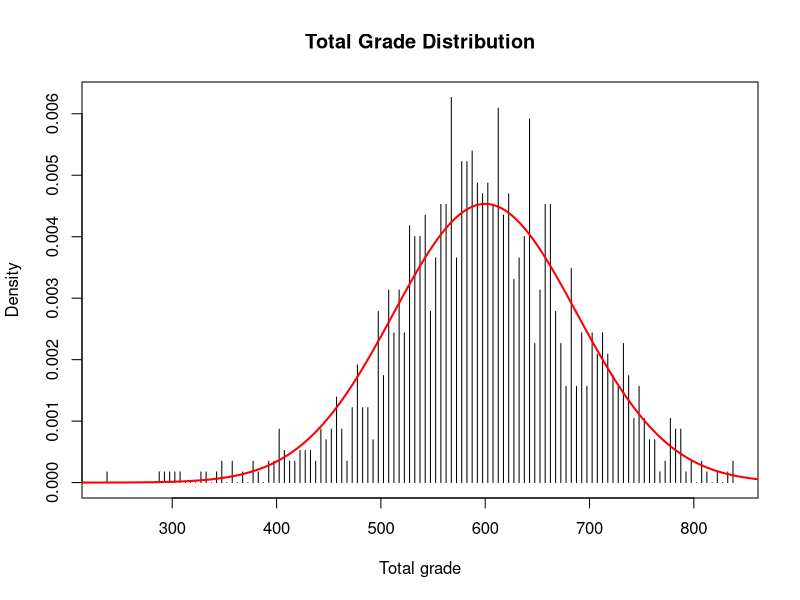
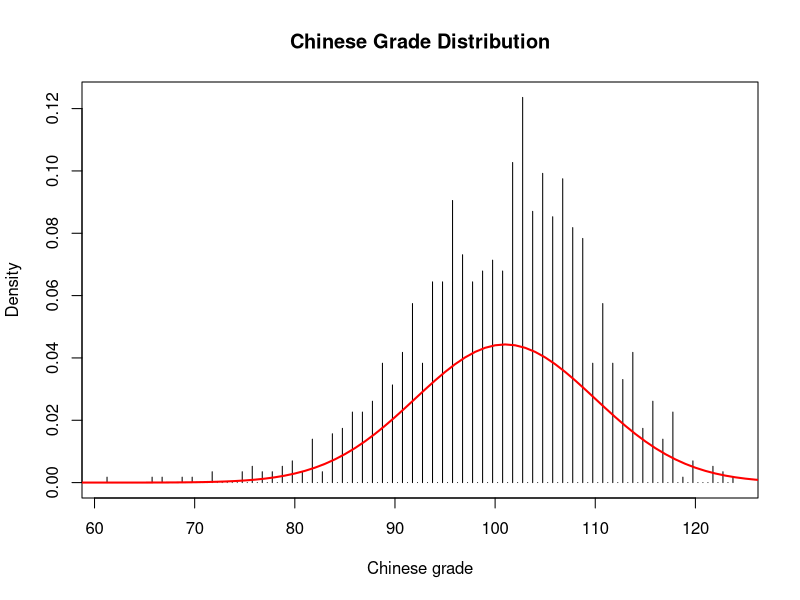
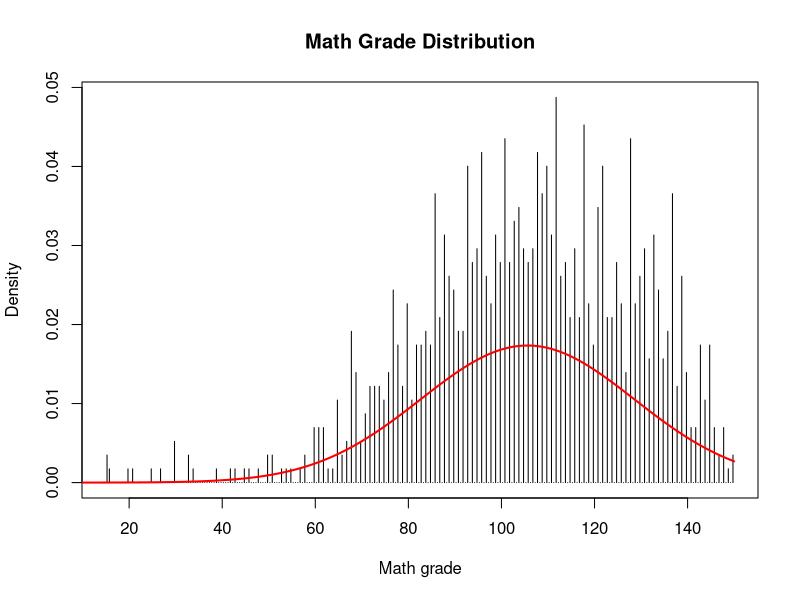
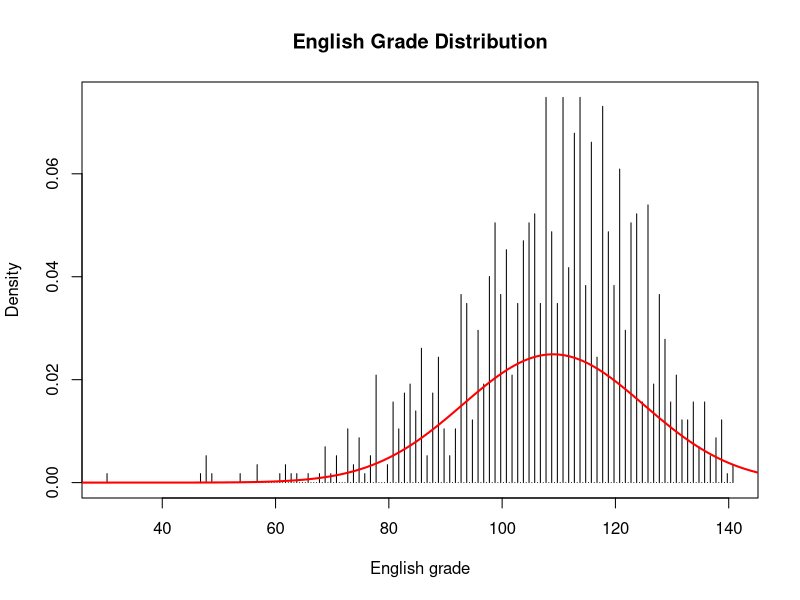
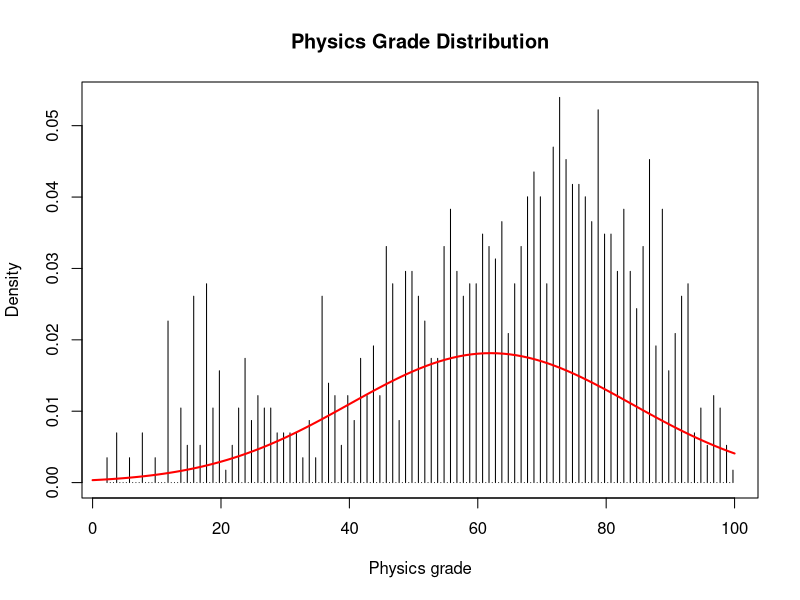
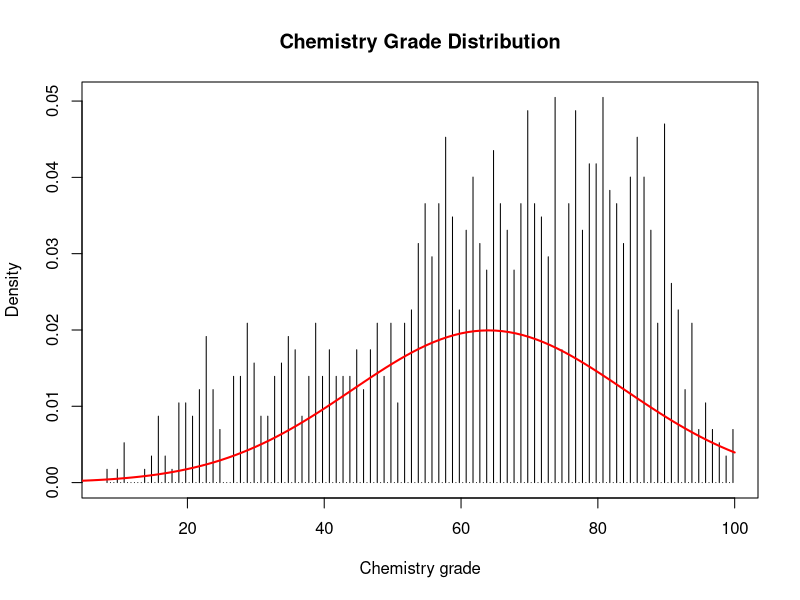
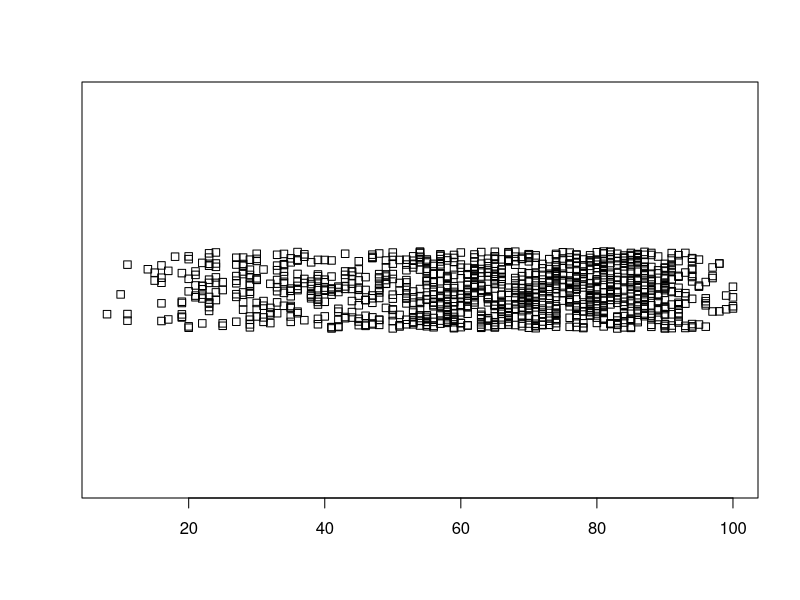
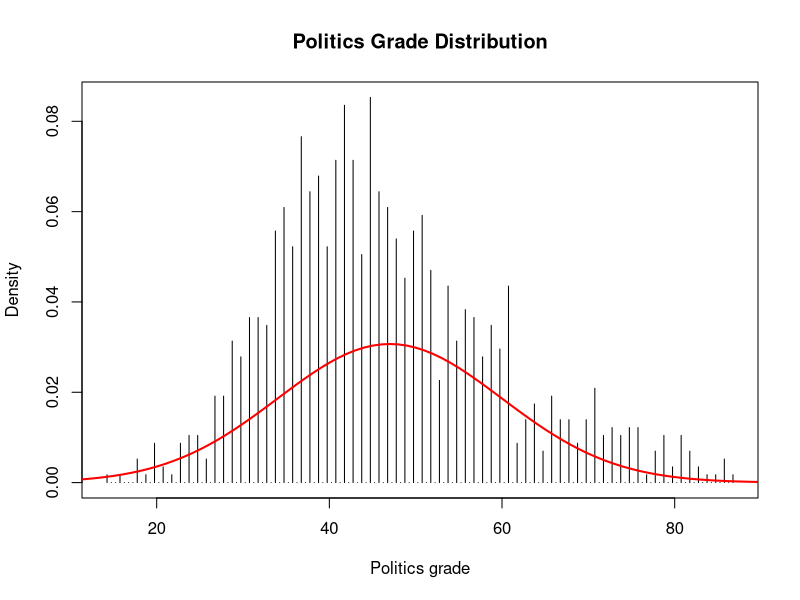

The R source for these figures, in order:
## ---- chunk 1
grade <- read.table(file="project_new.txt", header=T)

## ---- chunk 2
total.hist<-hist(grade$Total,plot=F,breaks=200)
plot(total.hist$density~total.hist$mids,type="h",ylab="Density",xlab="Total grade",main="Total Grade Distribution")
points(0:1500,dnorm(0:1500,600,88),type="l",col="red",lwd=2)

## ---- chunk 3
chinese.hist<-hist(grade$Chinese,plot=F,breaks=200)
plot(chinese.hist$density~chinese.hist$mids,type="h",ylab="Density",xlab="Chinese grade",main="Chinese Grade Distribution")
points(0:150,dnorm(0:150,101,9),type="l",col="red",lwd=2)

## ---- chunk 4
math.hist<-hist(grade$Math,plot=F,breaks=200)
plot(math.hist$density~math.hist$mids,type="h",ylab="Density",xlab="Math grade",main="Math Grade Distribution")
points(0:150,dnorm(0:150,105.6,23),type="l",col="red",lwd=2)

## ---- chunk 5
eng.hist<-hist(grade$English,plot=F,breaks=200)
plot(eng.hist$density~eng.hist$mids,type="h",ylab="Density",xlab="English grade",main="English Grade Distribution")
points(0:150,dnorm(0:150,109,16),type="l",col="red",lwd=2)

## ---- chunk 6
phy.hist<-hist(grade$Physics,plot=F,breaks=200)
plot(phy.hist$density~phy.hist$mids,type="h",ylab="Density",xlab="Physics grade",main="Physics Grade Distribution")
points(0:100,dnorm(0:100,62,22),type="l",col="red",lwd=2)

## ---- chunk 7
chem.hist<-hist(grade$Chemistry,plot=F,breaks=200)
plot(chem.hist$density~chem.hist$mids,type="h",ylab="Density",xlab="Chemistry grade",main="Chemistry Grade Distribution")
points(0:100,dnorm(0:100,64,20),type="l",col="red",lwd=2)

## ---- chunk 8
stripchart(grade$Chemistry,method="jitter",jitter=0.02)
freq <- tapply(grade$Chemistry,grade$Chemistry,length)
## ---- chunk 9
poli.hist<-hist(grade$Politics,plot=F,breaks=200)
plot(poli.hist$density~poli.hist$mids,type="h",ylab="Density",xlab="Politics grade",main="Politics Grade Distribution")
points(0:100,dnorm(0:100,47,13),type="l",col="red",lwd=2)

## ---- chunk 10
histo.hist<-hist(grade$History,plot=F,breaks=200)
plot(histo.hist$density~histo.hist$mids,type="h",ylab="Density",xlab="History grade",main="History Grade Distribution")
points(0:100,dnorm(0:100,59,12),type="l",col="red",lwd=2)

## ---- chunk 11
geo.hist<-hist(grade$Geography,plot=F,breaks=200)
plot(geo.hist$density~geo.hist$mids,type="h",ylab="Density",xlab="Geography grade",main="Geography Grade Distribution")
points(0:100,dnorm(0:100,52,16),type="l",col="red",lwd=2)

## ---- chunk 12
math.p <- grade$Math/150
phy.p<-grade$Physics/100
plot(math.p~grade$Total,type="l",col="red",xlab="Total Grade",ylab="Subject Grade Percentage")
lines(phy.p~grade$Total,col="blue")
legend(250,0.9,legend=c("Math","Physics"),col=c("red","blue"),lwd=2)

## ---- chunk 13
t.test(math.p,phy.p,paired=T)

## ---- chunk 14
chinese.p<-grade$Chinese/150
plot(math.p~grade$Total,type="l",col="red",xlab="Total Grade",ylab="Subject Grade Percentage")
lines(chinese.p~grade$Total,col="blue")
legend(250,0.9,legend=c("Math","Chinese"),col=c("red","blue"),lwd=2)

## ---- chunk 15
plot(math.p~chinese.p,pch=18,col="pink")
lm(math.p~chinese.p)
abline(b=0.97982,a=0.04356,lwd=2)
summary(lm(math.p~chinese.p))

## ---- chunk 16
t.test(math.p,chinese.p,paired=T)

## ---- chunk 17
eng.p<-grade$English/150
plot(chinese.p~grade$Total,type="l",col="red",xlab="Total Grade",ylab="Subject Grade Percentage")
lines(eng.p~grade$Total,col="blue")
legend(250,0.9,legend=c("Chinese","English"),col=c("red","blue"),lwd=2)

## ---- chunk 18
t.test(chinese.p,eng.p,alternative="greater")

